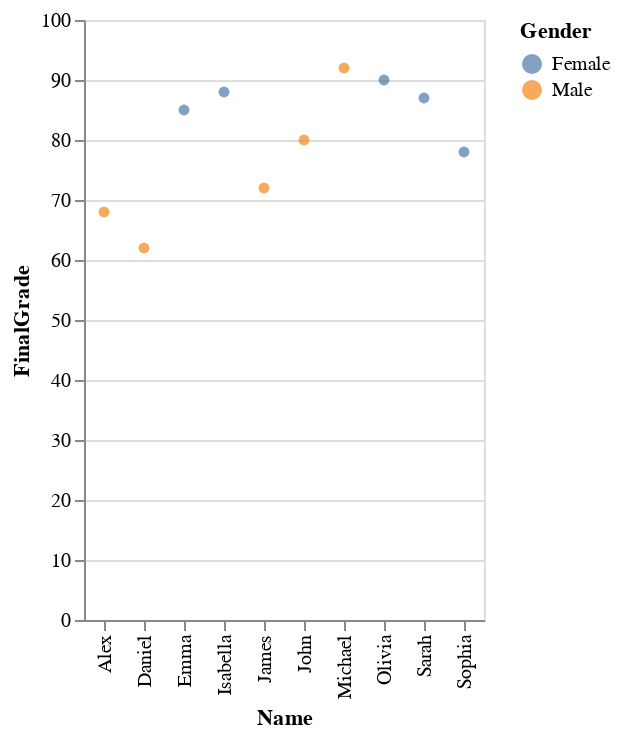

The notebook cell this image was saved under:
### Code cell
# prompt: Name vs FinalGrade por color de Gender diagrama de dispersion con altair y tooltip

alt.Chart(df).mark_circle().encode(
    x='Name',
    y='FinalGrade',
    color='Gender',
    tooltip=['Gender']
).interactive()

### Figure 1 — Vega-Lite specification as saved in the notebook (floating-point values rounded to 4 significant figures)
{"config": {"view": {"continuousWidth": 400, "continuousHeight": 300}}, "data": {"name": "data-83358f34435ed5458ddf4d188b4679f7"}, "mark": "circle", "encoding": {"color": {"field": "Gender", "type": "nominal"}, "tooltip": [{"field": "Gender", "type": "nominal"}], "x": {"field": "Name", "type": "nominal"}, "y": {"field": "FinalGrade", "type": "quantitative"}}, "selection": {"selector005": {"type": "interval", "bind": "scales", "encodings": ["x", "y"]}}, "$schema": "https://vega.github.io/schema/vega-lite/v4.17.0.json", "datasets": {"data-83358f34435ed5458ddf4d188b4679f7": [{"StudentID": 1, "Name": "John", "Gender": "Male", "AttendanceRate": 85, "StudyHoursPerWeek": 15, "PreviousGrade": 78, "ExtracurricularActivities": 1, "ParentalSupport": "High", "FinalGrade": 80}, {"StudentID": 2, "Name": "Sarah", "Gender": "Female", "AttendanceRate": 90, "StudyHoursPerWeek": 20, "PreviousGrade": 85, "ExtracurricularActivities": 2, "ParentalSupport": "Medium", "FinalGrade": 87}, {"StudentID": 3, "Name": "Alex", "Gender": "Male", "AttendanceRate": 78, "StudyHoursPerWeek": 10, "PreviousGrade": 65, "ExtracurricularActivities": 0, "ParentalSupport": "Low", "FinalGrade": 68}, {"StudentID": 4, "Name": "Michael", "Gender": "Male", "AttendanceRate": 92, "StudyHoursPerWeek": 25, "PreviousGrade": 90, "ExtracurricularActivities": 3, "ParentalSupport": "High", "FinalGrade": 92}, {"StudentID": 5, "Name": "Emma", "Gender": "Female", "AttendanceRate": 88, "StudyHoursPerWeek": 18, "PreviousGrade": 82, "ExtracurricularActivities": 2, "ParentalSupport": "Medium", "FinalGrade": 85}, {"StudentID": 6, "Name": "Olivia", "Gender": "Female", "AttendanceRate": 95, "StudyHoursPerWeek": 30, "PreviousGrade": 88, "ExtracurricularActivities": 1, "ParentalSupport": "High", "FinalGrade": 90}, {"StudentID": 7, "Name": "Daniel", "Gender": "Male", "AttendanceRate": 70, "StudyHoursPerWeek": 8, "PreviousGrade": 60, "ExtracurricularActivities": 0, "ParentalSupport": "Low", "FinalGrade": 62}, {"StudentID": 8, "Name": "Sophia", "Gender": "Female", "AttendanceRate": 85, "StudyHoursPerWeek": 17, "PreviousGrade": 77, "ExtracurricularActivities": 1, "ParentalSupport": "Medium", "FinalGrade": 78}, {"StudentID": 9, "Name": "James", "Gender": "Male", "AttendanceRate": 82, "StudyHoursPerWeek": 12, "PreviousGrade": 70, "ExtracurricularActivities": 2, "ParentalSupport": "Low", "FinalGrade": 72}, {"StudentID": 10, "Name": "Isabella", "Gender": "Female", "AttendanceRate": 91, "StudyHoursPerWeek": 22, "PreviousGrade": 86, "ExtracurricularActivities": 3, "ParentalSupport": "High", "FinalGrade": 88}]}}
